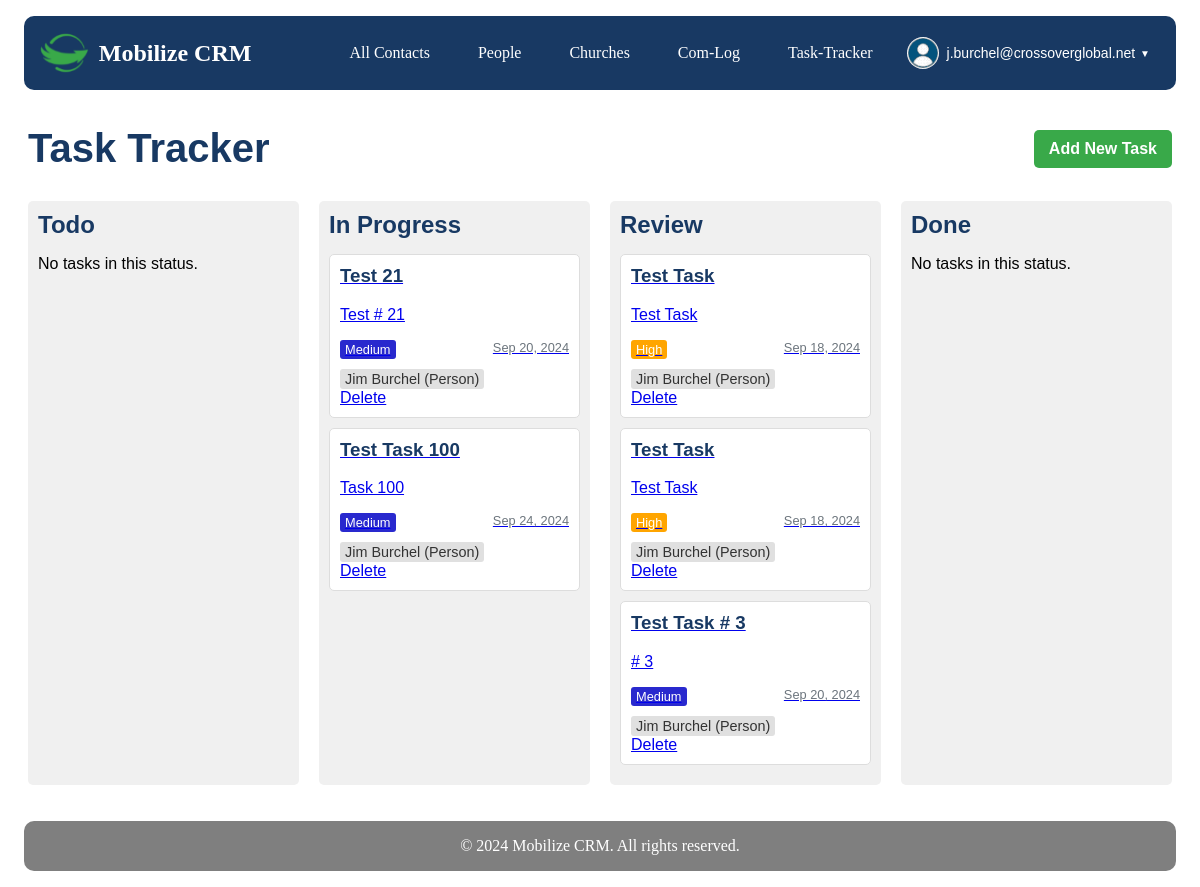
Before: /task-tracker/ (signed in) with the older database file.
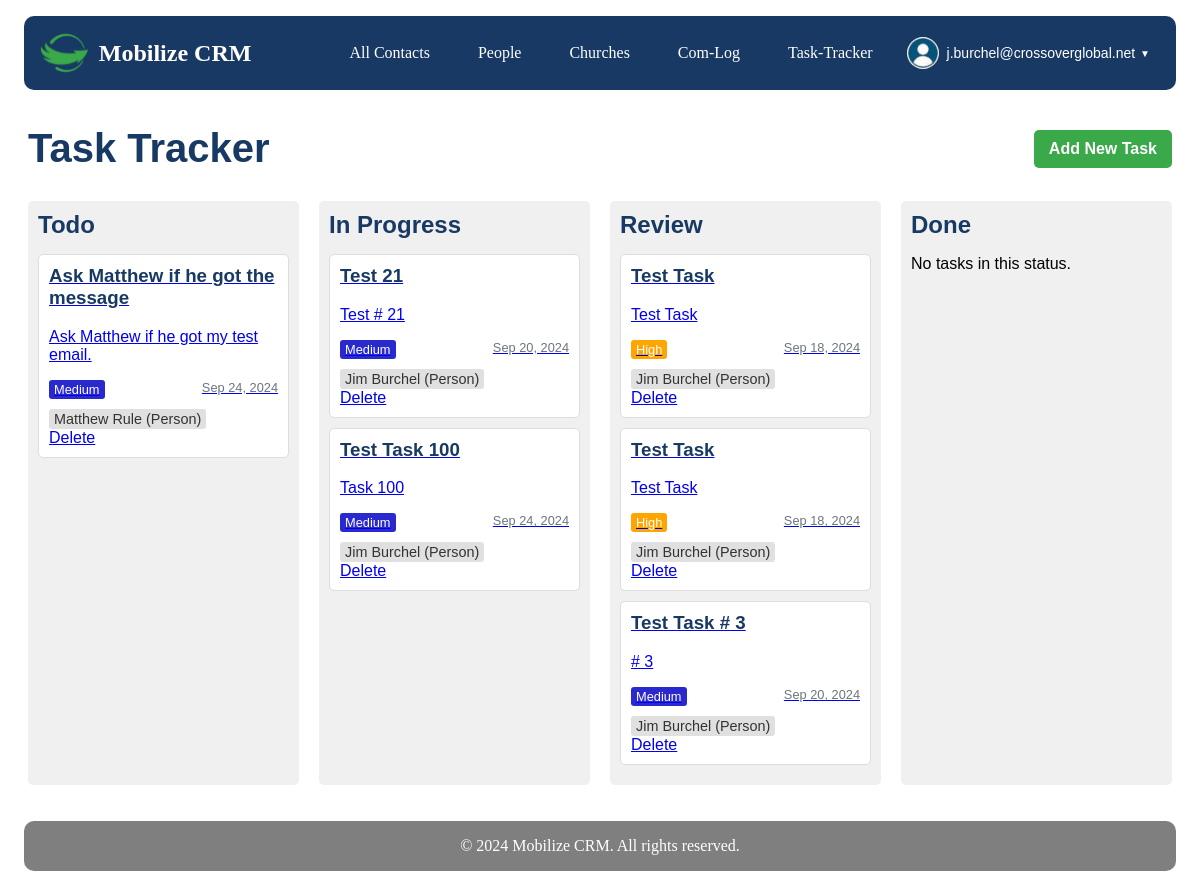
After: the same page with the newer database file.
### userprofile/models.py (models this page shows, shortened)
class CustomUser(AbstractUser):
    profile_image = models.ImageField(upload_to='profile_images/', null=True, blank=True)
    profile_thumbnail = models.ImageField(upload_to='profile_thumbnails/', null=True, blank=True)
    email_signature = models.TextField(blank=True, null=True)
    google_refresh_token = models.CharField(max_length=255, blank=True, null=True)
    groups = models.ManyToManyField(
        'auth.Group',
        verbose_name='groups',
        blank=True,
        help_text='The groups this user belongs to. A user will get all permissions granted to each of their groups.',
        related_name='customuser_set',
        related_query_name='customuser',
    )
    user_permissions = models.ManyToManyField(
        'auth.Permission',
        verbose_name='user permissions',
        blank=True,
        help_text='Specific permissions for this user.',
        related_name='customuser_set',
        related_query_name='customuser',
    )

### task_tracker/models.py (models this page shows, shortened)
class Task(models.Model):
    STATUS_CHOICES = [
        ('todo', 'To Do'),
        ('in progress', 'In Progress'),
        ('review', 'Review'),
        ('done', 'Done'),
    ]
    PRIORITY_CHOICES = [
        ('low', 'Low'),
        ('medium', 'Medium'),
        ('high', 'High'),
        ('urgent', 'Urgent'),
    ]
    REMINDER_CHOICES = [
        ('15_min', '15 minutes before'),
        ('30_min', '30 minutes before'),
        ('1_hour', '1 hour before'),
        ('2_hours', '2 hours before'),
        ('1_day', '1 day before'),
        ('1_week', '1 week before'),
        ('custom', 'Custom'),
    ]
    title = models.CharField(max_length=200)
    description = models.TextField(blank=True)
    status = models.CharField(max_length=20, choices=STATUS_CHOICES, default='todo')
    priority = models.CharField(max_length=20, choices=PRIORITY_CHOICES, default='medium')
    assigned_to = models.ForeignKey(User, on_delete=models.SET_NULL, null=True, blank=True, related_name='assigned_tasks')
    created_by = models.ForeignKey(User, on_delete=models.CASCADE, related_name='created_tasks')
    created_at = models.DateTimeField(auto_now_add=True)
    updated_at = models.DateTimeField(auto_now=True)
    due_date = models.DateTimeField(default=timezone.now, null=True, blank=True)
    contact = models.ForeignKey(Contact, on_delete=models.SET_NULL, null=True, blank=True, related_name='tasks')
    google_calendar_event_id = models.CharField(max_length=255, blank=True, null=True)
    reminder = models.CharField(max_length=20, choices=REMINDER_CHOICES, default='30_min')
    custom_reminder = models.IntegerField(null=True, blank=True, help_text="Custom reminder time in minutes")
    class Meta:
        ordering = ['-created_at']

### contacts/models.py (models this page shows, shortened)
class Contact(models.Model):
    STATE = (
        ('al', 'AL'), ('ak', 'AK'), ('az', 'AZ'), ('ar', 'AR'), ('ca', 'CA'),('co', 'CO'),('ct', 'CT'),('de', 'DE'), ('fl', 'FL'), ('ga', 'GA'),
        ('hi', 'HI'), ('id', 'ID'), ('il', 'IL'), ('in', 'IN'), ('ia', 'IA'), ('ks', 'KS'), ('ky', 'KY'), ('la', 'LA'), ('me', 'ME'),
        ('md', 'MD'), ('ma', 'MA'), ('mi', 'MI'), ('mn', 'MN'), ('ms', 'MS'), ('mo', 'MO'), ('mt', 'MT'), ('ne', 'NE'), ('nv', 'NV'),
        ('nh', 'NH'), ('nj', 'NJ'), ('nm', 'NM'), ('ny', 'NY'), ('nc', 'NC'), ('nd', 'ND'), ('oh', 'OH'), ('ok', 'OK'), ('or', 'OR'),
        ('pa', 'PA'), ('ri', 'RI'), ('sc', 'SC'), ('sd', 'SD'), ('tn', 'TN'), ('tx', 'TX'), ('ut', 'UT'), ('vt', 'VT'), ('va', 'VA'),
        ('wa', 'WA'), ('wv', 'WV'), ('wi', 'WI'), ('wy', 'WY'),('dc', 'DC')
    )
    PREFERRED_CONTACT_METHODS = (
        ('email', 'Email'),('phone', 'Phone'),('text', 'Text'),('Facebook Messanger',
        'Facebook Messanger'),('whatsapp', 'Whatsapp'),('groupme', 'Groupme'),('signal', 'Signal'),('other', 'Other')
    )
    church_name = models.CharField(max_length=100, null=True, blank=True)
    first_name = models.CharField(max_length=100)
    last_name = models.CharField(max_length=100)
    image = models.ImageField(upload_to=get_image_path, null=True, blank=True)
    preferred_contact_method = models.CharField(max_length=100, choices=PREFERRED_CONTACT_METHODS)
    phone = models.CharField(max_length=50)
    email = models.EmailField()
    street_address = models.CharField(max_length=200, null=True, blank=True)
    city = models.CharField(max_length=100, null=True, blank=True)
    state = models.CharField(max_length=2, choices=STATE, null=True, blank=True)
    zip_code = models.CharField(max_length=10, null=True, blank=True)
    initial_notes = models.TextField(null=True, blank=True)
    date_created = models.DateField(auto_now_add=True,null=True, blank=True)
    date_modified = models.DateField(auto_now=True,null=True, blank=True)
    com_log = GenericRelation(ComLog)

### task_tracker/views.py (the view)
# urls.py: path('', views.TaskListView.as_view(), name='task_list'),
@method_decorator(login_required, name='dispatch')
class TaskListView(ListView):
    model = Task
    template_name = 'task_tracker/task_list.html'
    context_object_name = 'tasks'
    def get_context_data(self, **kwargs):
        context = super().get_context_data(**kwargs)
        context['task_statuses'] = {
            'todo': Task.objects.filter(status='todo').order_by('due_date'),
            'in progress': Task.objects.filter(status='in progress').order_by('due_date'),
            'review': Task.objects.filter(status='review').order_by('due_date'),
            'done': Task.objects.filter(status='done').order_by('due_date')
        }
        return context

### task_tracker/templates/task_tracker/task_list.html (shortened to what this page needs)
{% extends 'core/base.html' %}
{% load static %}
{% block extra_css %}
<link rel="stylesheet" href="{% static 'css/task_list.css' %}">
{% endblock %}
{% block content %}
<div class="container task-tracker-container">
    <div class="task-header">
        <h1 id="task-tracker" class="task-title">Task Tracker</h1>
        <a href="{% url 'task_tracker:task_create' %}" class="btn btn-primary">Add New Task</a>
    </div>
    <div class="task-board">
        {% for status, tasks in task_statuses.items %}
        <div class="task-column">
            <h2>{{ status|title }}</h2>
            <div id="{{ status }}" class="task-list">
                {% for task in tasks %}
                <div class="task-card" draggable="true" data-task-id="{{ task.id }}">
                    <a href="{% url 'task_tracker:task_update' task.id %}">
                        <h3>{{ task.title }}</h3>
                        <p>{{ task.description|truncatewords:20 }}</p>
                        <div class="task-meta">
                            <span class="priority {{ task.priority }}">{{ task.get_priority_display }}</span>
                            <span class="due-date">{{ task.due_date|date:"M d, Y" }}</span>
                        </div>
                        {% if task.contact %}
                        <div class="task-contact">
                            {% if task.contact.church %}
                            <a href="{% url 'contacts:church_detail' task.contact.church.id %}" class="contact-link">
                                {{ task.contact.church.church_name }} (Church)
                            </a>
                            {% elif task.contact.people %}
                            <a href="{% url 'contacts:person_detail' task.contact.people.id %}" class="contact-link">
                                {{ task.contact.people.first_name }} {{ task.contact.people.last_name }} (Person)
                            </a>
                            {% else %}
                            <span class="contact-link">{{ task.contact }} (Unknown type)</span>
                            {% endif %}
                        </div>
                        {% endif %}
                    </a>
                    <a href="{% url 'task_tracker:task_delete' task.id %}" class="task-delete-link">Delete</a>
                </div>
                {% empty %}
                <p class="no-tasks-message">No tasks in this status.</p>
                {% endfor %}
            </div>
        </div>
        {% endfor %}
    </div>
</div>
{% endblock %}

### core/templates/core/base.html (shortened to what this page needs)
{% load static %}
<!DOCTYPE html>
<html lang="en">
<head>
    {% block extra_css %}{% endblock %}
    <link rel="stylesheet" href="{% static 'css/main.css' %}">
</head>
<body>
    {% include 'core/partials/nav.html' %}
    <main id="app">
        {% block content %}{% endblock %}
    </main>
    {% include 'core/partials/footer.html' %}
</body>
</html>

### core/templates/core/partials/nav.html (shortened to what this page needs)
{% load static %}
<nav class="navbar">
    <div class="navbar-brand">
        <img src="{% static 'images/cg_logo.png' %}" alt="Logo" class="navbar-logo">
        <a href="/" class="navbar-title">Mobilize CRM</a>
    </div>
    <div id="navbar-menu" class="navbar-menu">
        <a href="{% url 'contacts:contact_list' %}" class="navbar-item {% if request.resolver_match.url_name == 'all_contacts' %}active{% endif %}">All Contacts</a>
        <a href="{% url 'contacts:people_list' %}" class="navbar-item {% if request.resolver_match.url_name == 'people_list' %}active{% endif %}">People</a>
        <a href="{% url 'contacts:church_list' %}" class="navbar-item {% if request.resolver_match.url_name == 'church_list' %}active{% endif %}">Churches</a>
        <a href="{% url 'com_log:list' %}" class="navbar-item {% if request.resolver_match.url_name == 'com_log' %}active{% endif %}">Com-Log</a>
        <a href="{% url 'task_tracker:task_list' %}" class="navbar-item {% if request.resolver_match.url_name == 'task_tracker' %}active{% endif %}">Task-Tracker</a>
        {% if user.is_authenticated %}
        <div class="user-menu">
            <button id="user-menu-toggle" class="user-menu-button">
                {% if user.has_profile_thumbnail %}
                    <img src="{{ user.profile_thumbnail.url }}" alt="{{ user.username }}" class="user-avatar">
                {% elif user.has_profile_image %}
                    <img src="{{ user.profile_image.url }}" alt="{{ user.username }}" class="user-avatar">
                {% else %}
                    <img src="{% static 'images/default_thumbnail.png' %}" alt="{{ user.username }}" class="user-avatar">
                {% endif %}
                <span class="user-menu-text">{{ user.username }}</span>
                <span class="dropdown-arrow">▼</span>
            </button>
        </div>
        {% else %}
        <a href="{% url 'userprofile:login' %}" class="navbar-item {% if request.resolver_match.url_name == 'login' %}active{% endif %}">Login</a>
        {% endif %}
    </div>
</nav>

### core/templates/core/partials/footer.html
<footer class="footer">
    <div class="footer-content">
        © 2024 Mobilize CRM. All rights reserved.
    </div>
</footer>

### static/css/task_list.css (style rules this page uses)
:root { --primary-blue: #183963; --primary-green: #39A949; --primary-gray: #7F7F7F; --primary-white: #FFFFFF; }
.task-tracker-container { max-width: 1200px; margin: 0 auto; padding: 20px; font-family: Arial, sans-serif; }
.task-header { display: flex; justify-content: space-between; align-items: center; margin-bottom: 30px; }
.task-title { color: var(--primary-blue); margin: 0; font-size: 2.5em; }
.btn-primary { background-color: var(--primary-green); color: var(--primary-white); padding: 10px 15px; border: none; border-radius: 5px; text-decoration: none; font-weight: bold; transition: background-color 0.3s; }
.task-board { display: flex; gap: 20px; overflow-x: auto; }
.task-column { flex: 1; min-width: 250px; background-color: #f0f0f0; border-radius: 5px; padding: 10px; }
.task-column h2 { color: var(--primary-blue); margin-top: 0; margin-bottom: 15px; }
.task-list { min-height: 200px; }
.task-card { background-color: white; border: 1px solid #ddd; border-radius: 5px; padding: 10px; margin-bottom: 10px; cursor: move; }
.task-card h3 { margin-top: 0; color: var(--primary-blue); }
.task-card .task-contact { margin-top: 10px; font-size: 0.9em; }
.task-card .contact-link { display: inline-block; padding: 2px 5px; background-color: #e0e0e0; border-radius: 3px; color: #333; text-decoration: none; transition: background-color 0.3s ease; }
.task-meta { display: flex; justify-content: space-between; margin-top: 10px; font-size: 0.8em; }
.priority { padding: 2px 5px; border-radius: 3px; color: white; }
.priority.medium { background-color: rgb(41, 41, 206); }
.priority.high { background-color: orange; }
.due-date { color: #6c757d; }

### static/css/main.css (style rules this page uses)
:root { --primary-blue: #183963; --primary-green: #39A949; --primary-gray: #7F7F7F; --primary-white: #FFFFFF; --border-radius: 10px; }
.navbar { display: flex; justify-content: space-between; align-items: center; background-color: var(--primary-blue); padding: 1rem; margin: 1rem; border-radius: 10px; flex-wrap: wrap; }
.navbar-brand { display: flex; align-items: center; }
.navbar-logo { height: 40px; margin-right: 10px; }
.navbar-title { color: var(--primary-white); text-decoration: none; font-size: 1.5rem; font-weight: bold; }
.navbar-menu { display: flex; align-items: center; }
.navbar-item { color: var(--primary-white); text-decoration: none; padding: 0.5rem 1rem; margin: 0 0.5rem; transition: background-color 0.3s; border-radius: 5px; }
.user-menu { position: relative; display: flex; align-items: center; }
.user-menu-button { display: flex; align-items: center; background: none; border: none; cursor: pointer; padding: 5px 10px; border-radius: 15px; transition: background-color 0.3s ease; color: var(--primary-white); }
.user-avatar { width: 32px; height: 32px; border-radius: 50%; object-fit: cover; margin-right: 8px; }
.user-menu-text { font-size: 14px; margin-right: 5px; }
.dropdown-arrow { font-size: 10px; }
.footer { background-color: var(--primary-gray); color: var(--primary-white); text-align: center; padding: 1rem; margin: 1rem; border-radius: 10px; }

Changed rows visible on the page:
added Task: title "Ask Matthew if he got the message", description "Ask Matthew if he got my test email.", priority "Medium", due_date "Sep 24, 2024", contact.people.first_name "Matthew", contact.people.last_name "Rule", shown under "Todo"
Other visible differences:
list line gone: "No tasks in this status."
